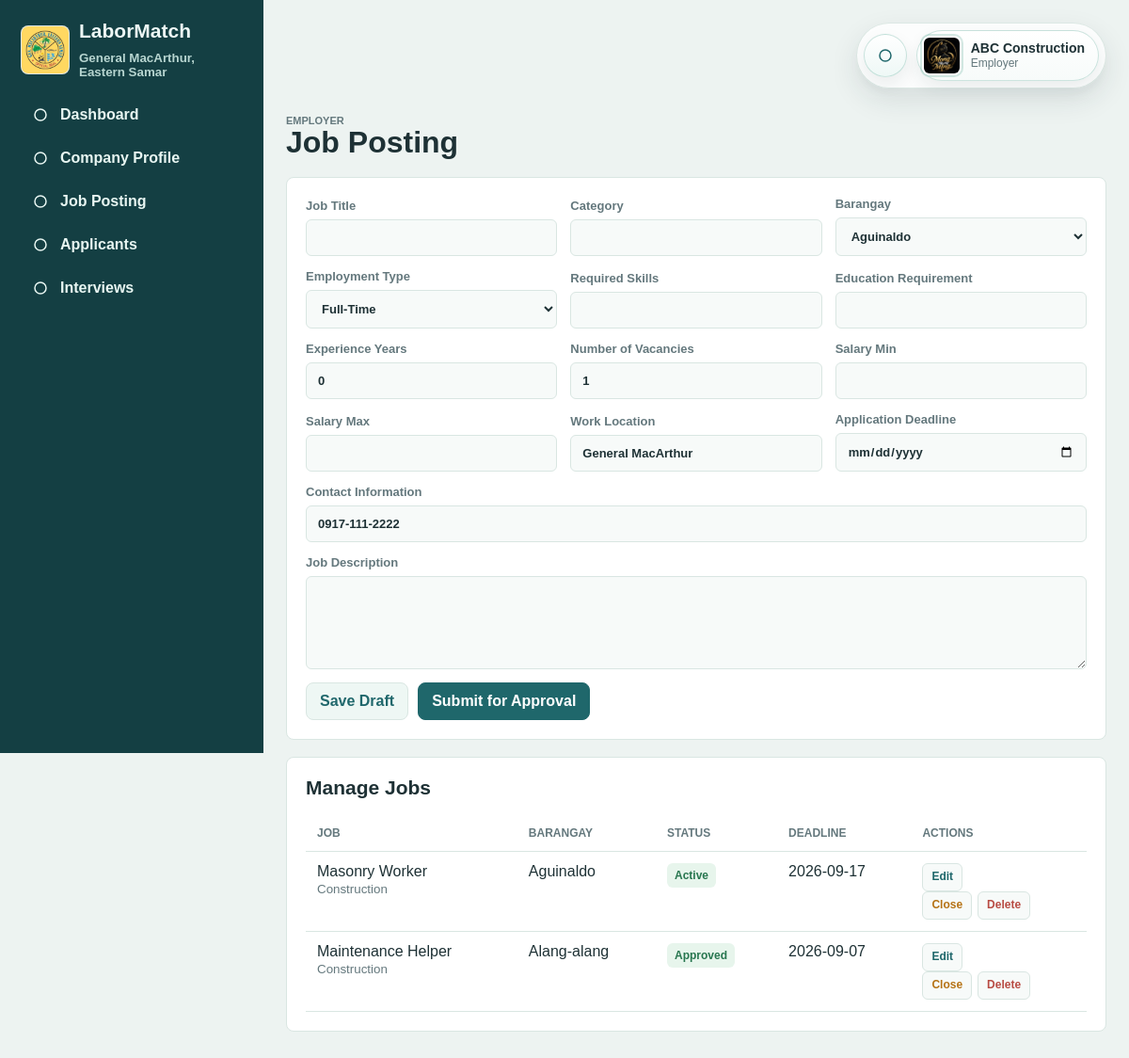
The page /employer/jobs.php (signed in) on the database its author committed.
### tables this page shows
CREATE TABLE `users` (
  `id` int(11) NOT NULL,
  `barangay_id` int(11) DEFAULT NULL,
  `name` varchar(140) NOT NULL,
  `email` varchar(140) NOT NULL,
  `password_hash` varchar(255) NOT NULL,
  `role` enum('municipal_admin','barangay_admin','employer','jobseeker') NOT NULL,
  `contact_number` varchar(40) DEFAULT NULL,
  `profile_photo` varchar(255) DEFAULT NULL,
  `status` enum('pending','active','verified','suspended','rejected') NOT NULL DEFAULT 'pending',
  `email_verified_at` datetime DEFAULT NULL,
  `created_at` datetime NOT NULL DEFAULT current_timestamp(),
  `updated_at` datetime DEFAULT NULL
);

CREATE TABLE `jobs` (
  `id` int(11) NOT NULL,
  `employer_id` int(11) NOT NULL,
  `barangay_id` int(11) DEFAULT NULL,
  `title` varchar(180) NOT NULL,
  `description` text NOT NULL,
  `category` varchar(120) NOT NULL,
  `required_skills` text DEFAULT NULL,
  `education_requirement` varchar(140) DEFAULT NULL,
  `experience_years` int(11) NOT NULL DEFAULT 0,
  `salary_min` decimal(10,2) DEFAULT NULL,
  `salary_max` decimal(10,2) DEFAULT NULL,
  `employment_type` enum('Full-Time','Part-Time','Contractual','Temporary','Internship','Work From Home') NOT NULL,
  `vacancies` int(11) NOT NULL DEFAULT 1,
  `location` varchar(180) DEFAULT NULL,
  `contact_info` varchar(180) DEFAULT NULL,
  `deadline` date DEFAULT NULL,
  `status` enum('draft','pending','approved','active','rejected','closed','archived','expired') NOT NULL DEFAULT 'draft',
  `rejection_reason` varchar(255) DEFAULT NULL,
  `created_at` datetime NOT NULL DEFAULT current_timestamp(),
  `updated_at` datetime DEFAULT NULL
);

CREATE TABLE `barangays` (
  `id` int(11) NOT NULL,
  `name` varchar(120) NOT NULL,
  `municipality` varchar(120) NOT NULL DEFAULT 'General MacArthur',
  `province` varchar(120) NOT NULL DEFAULT 'Eastern Samar',
  `created_at` datetime NOT NULL DEFAULT current_timestamp()
);

### employer/jobs.php (the view, shortened to what the rows shown need)
<?php
require_once __DIR__ . '/../includes/auth.php';
$user = require_login(['employer']);
$sectionLastViewedAt = badge_opened((int) $user['id'], 'employer/jobs.php');
$employer = fetch_one('SELECT * FROM employers WHERE user_id = ?', [(int) $user['id']]);
$editJob = !empty($_GET['edit']) ? fetch_one('SELECT * FROM jobs WHERE id = ? AND employer_id = ?', [(int) $_GET['edit'], $employer['id']]) : null;
$jobs = fetch_all('SELECT j.*, COALESCE(j.updated_at, j.created_at) AS changed_at, b.name AS barangay_name FROM jobs j LEFT JOIN barangays b ON b.id = j.barangay_id WHERE employer_id = ? ORDER BY created_at DESC', [$employer['id']]);
$job = $editJob ?: ['id' => 0, 'barangay_id' => '', 'title' => '', 'description' => '', 'category' => '', 'required_skills' => '', 'education_requirement' => '', 'experience_years' => 0, 'salary_min' => '', 'salary_max' => '', 'employment_type' => 'Full-Time', 'vacancies' => 1, 'location' => APP_MUNICIPALITY, 'contact_info' => $user['contact_number'], 'deadline' => ''];
require __DIR__ . '/../includes/page_start.php';
?>
<section class="page-head"><div><span class="eyebrow">Employer</span><h1>Job Posting</h1></div></section>
<form class="panel form-grid" method="post">
  <label>Experience Years<input type="number" name="experience_years" value="<?= (int) $job['experience_years'] ?>"></label>
  <label>Number of Vacancies<input type="number" name="vacancies" value="<?= (int) $job['vacancies'] ?>"></label>
  <label>Work Location<input name="location" value="<?= e($job['location']) ?>"></label>
  <label class="full">Contact Information<input name="contact_info" value="<?= e($job['contact_info']) ?>"></label>
</form>
<section class="panel"><h2>Manage Jobs</h2><div class="table-wrap"><table><thead><tr><th>Job</th><th>Barangay</th><th>Status</th><th>Deadline</th><th>Actions</th></tr></thead><tbody>
<?php foreach ($jobs as $item): ?>
  <tr><td><?= item_new_dot($item['changed_at'] ?? null, $sectionLastViewedAt) ?><?= e($item['title']) ?><br><small><?= e($item['category']) ?></small></td><td><?= e($item['barangay_name']) ?></td><td><?= status_badge($item['status']) ?></td><td><?= e($item['deadline']) ?></td><td class="actions-cell"><a class="mini" href="<?= url('employer/jobs.php?edit=' . (int) $item['id']) ?>">Edit</a><form method="post"><input type="hidden" name="job_id" value="<?= (int) $item['id'] ?>"><button class="mini warning" name="action" value="close">Close</button><button class="mini danger" name="action" value="delete" onclick="return confirm('Delete job?')">Delete</button></form></td></tr>
<?php endforeach; ?>
</tbody></table></div></section>
<?php require __DIR__ . '/../includes/footer.php'; ?>

### includes/sidebar.php (shortened to what the rows shown need)
<?php
$user = $user ?? current_user();
$role = $user['role'] ?? 'guest';
$accountType = ucwords(str_replace('_', ' ', $role));
?>
<main class="main">
  <header class="topbar">
    <div class="topbar-actions">
      <div class="account-menu">
        <button class="account-toggle" type="button" data-account-toggle aria-expanded="false" aria-haspopup="true">
          <span>
            <strong><?= e($user['name'] ?? 'Guest') ?></strong>
            <small><?= e($accountType) ?></small>
          </span>
        </button>
      </div>
    </div>
  </header>

### includes/functions.php (shortened to what the rows shown need)
<?php
require_once __DIR__ . '/../config/database.php';
function e(?string $value): string
{
    return htmlspecialchars((string) $value, ENT_QUOTES, 'UTF-8');
}
function fetch_one(string $sql, array $params = []): ?array
{
    $stmt = db()->prepare($sql);
    $stmt->execute($params);
    $row = $stmt->fetch(PDO::FETCH_ASSOC);
    return $row ?: null;
}
function fetch_all(string $sql, array $params = []): array
{
    $stmt = db()->prepare($sql);
    $stmt->execute($params);
    return $stmt->fetchAll(PDO::FETCH_ASSOC);
}
function status_badge(?string $status): string
{
    $status = trim((string) $status) ?: 'pending';
    $class = match ($status) {
        'verified', 'approved', 'active', 'hired', 'accepted', 'open' => 'success',
        'pending', 'screening', 'shortlisted', 'interview', 'draft', 'unread' => 'warning',
        'rejected', 'suspended', 'closed', 'archived' => 'danger',
        'read' => 'neutral',
        default => 'neutral',
    };
    return '<span class="badge ' . $class . '">' . e(ucwords(str_replace('_', ' ', $status))) . '</span>';
}
function ensure_schema_loaded_message(): void
{
    try {
        db()->query('SELECT 1 FROM users LIMIT 1');
    } catch (Throwable $exception) {
        die('Database is not ready. Import database/labormatch_db.sql into XAMPP MySQL first.');
    }
}

### rows shown on the page
users: name "ABC Construction", role "Employer", experience_years "0", vacancies "1", location "General MacArthur", contact_info "0917-111-2222"
jobs: title "Masonry Worker", category "Construction", barangay.name "Aguinaldo", status "Active", deadline "2026-09-17"
jobs: title "Maintenance Helper", category "Construction", barangay.name "Alang-alang", status "Approved", deadline "2026-09-07"

### other values the page prints
APP_MUNICIPALITY "General MacArthur"
APP_PROVINCE "Eastern Samar"
$label "Dashboard"
$label "Company Profile"
$label "Job Posting"
$label "Applicants"
$label "Interviews"
form field barangay_id "Aguinaldo"
form field employment_type "Full-Time"
